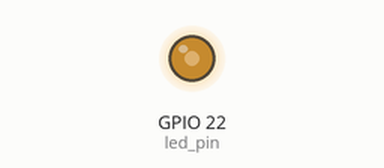
Bench run of a sketch on a simulated ESP32. On the bench: output pins drawn as LEDs (lit = HIGH). Pins used as bus, display or sensor lines are not drawn; what the sketch prints to the serial monitor is not drawn.

Above: at 0.1 s.
Timing chart, 0 to 1.6 s (numbered marks = the images above):
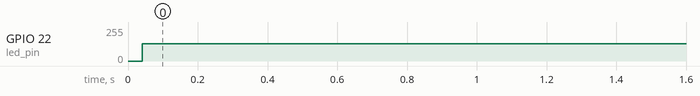

Measured:
- by itself, GPIO 22 (led_pin): 0/255 → 128/255 at 0.04 s

The sketch:

MinmusAs5047p.ino
```cpp
//Kerbol convention: main loop on core1, freertos task on core0

#include "SPI.h"

#define CS_PIN 5  // Chip Select (SS) pin for AS5047P
#define led_pin 22
#define SPI_SPEED 10000000  // SPI speed (10 MHz)
hw_timer_t *Timer0_Cfg = NULL;
TaskHandle_t Core0Handle;

uint16_t rawPosition;
uint16_t position;

void Core0Loop(void *args) {
  while (true) {
    position = rawPosition & 0x3FFF;
    Serial.println(position);
    delay(125);
  }
}

void IRAM_ATTR Timer0_ISR() {
  digitalWrite(led_pin, !digitalRead(led_pin));
  digitalWrite(CS_PIN, LOW);
  rawPosition = SPI.transfer16(0xFFFF);
  digitalWrite(CS_PIN, HIGH);
}

void setup() {
  Serial.begin(115200);
  // Set up SPI
  pinMode(led_pin, OUTPUT);
  pinMode(CS_PIN, OUTPUT);                                            // Set CS pin as output
  digitalWrite(CS_PIN, HIGH);                                         // Deselect the device
  SPI.begin(4, 16, 17, 5);                                            // Start SPI
  SPI.beginTransaction(SPISettings(SPI_SPEED, MSBFIRST, SPI_MODE1));  // AS5047P uses SPI mode 1

  xTaskCreatePinnedToCore(
    Core0Loop,      /* Function to implement the task */
    "processQueue", /* Name of the task */
    10000,          /* Stack size in words */
    NULL,           /* Task input parameter */
    0,              /* Priority of the task */
    &Core0Handle,   /* Task handle. */
    0);             /* Core where the task should run */

  // Initialize Timer (with frequency in Hz)

  Timer0_Cfg = timerBegin(4000);  // Frequency in Hz

  // Attach the ISR function
  timerAttachInterrupt(Timer0_Cfg, Timer0_ISR);
  // Set the alarm value
  // (1000 ticks = 1ms) and enable autoreload
  timerAlarm(Timer0_Cfg, 1, true, 0);
}

uint16_t transfer16(uint16_t data) {
  uint16_t response = 0;

  digitalWrite(CS_PIN, LOW);        // Select the AS5047P
  response = SPI.transfer16(data);  // Send and receive 16 bits
  digitalWrite(CS_PIN, HIGH);       // Deselect the AS5047P

  return response;
}


void loop() {
}
```
